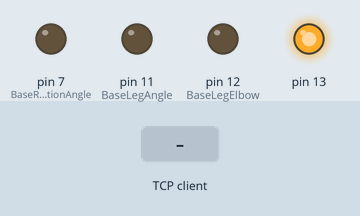
Bench run of a program on a simulated Raspberry Pi (header pin numbers). Shown: output pins drawn as LEDs (lit = HIGH). The test bench sets the inputs (shaded band). One TCP client connects 1 s after the port opens and stays connected; what the program prints to the terminal is not drawn.

Above: at 0.1 s.
At 4.4 s:
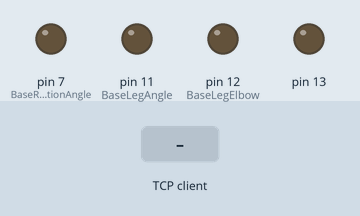
4.5 s: the TCP client sends "1"
Timing chart, 0 to 7.5 s (numbered marks = the images above; inputs shaded):
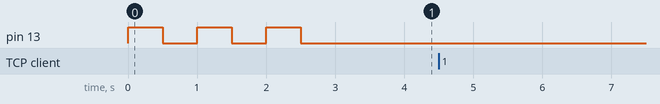

The program:

Source_Code.py
```python
#!/usr/bin/env python
# coding: utf-8

# In[ ]:


#importing all needed Lib
import socket, time, json
import RPi.GPIO as GPIO

# Map function
def map (angle) :
  return ((angle - 0) * (12 - 2) / (180 - 0) + 2)

# setting up HW
GPIO.setwarnings(False)

GPIO.setmode(GPIO.BOARD)

GPIO.setup(7,GPIO.OUT)
GPIO.setup(11,GPIO.OUT)
GPIO.setup(12,GPIO.OUT)
GPIO.setup(13,GPIO.OUT)

BaseRotationAngle = GPIO.PWM(7,50)
BaseLegAngle = GPIO.PWM(11,50)
BaseLegElbow = GPIO.PWM(12,50)

BaseRotationAngle.start(2)
BaseLegAngle.start(7)
BaseLegElbow.start(2)

BaseRotationAngle.ChangeDutyCycle(0)
BaseLegAngle.ChangeDutyCycle(0)
BaseLegElbow.ChangeDutyCycle(0)
i=3
while i > 0 :
    GPIO.output(13,True)
    time.sleep(0.5)
    GPIO.output(13,False)
    time.sleep(0.5)
    i = i-1;


PERIOD = 0.2
PORT = 8888
SERVER = ""
MAX_QUEUE = 50
MAX_MSG_SIZE = 1024


#create a socket as Server
sock = socket.socket(socket.AF_INET, socket.SOCK_STREAM)

#Bind the socket to range 8888 and accept any request from any client in the LAN
sock.bind((SERVER,PORT))

sock.listen(MAX_QUEUE)
#sleep thread
time.sleep(PERIOD)

while True:
    try:
        #accept the connection
        connection , addressIP = sock.accept()
        #Recisved data and saved to RecievedData and the maximun number of bytes is 1024
        recievedData = connection.recv(MAX_MSG_SIZE)

        #decoding data
        decodedData  = recievedData.decode("UTF-8")

        #get the original data from the JSON msg
        pureData = json.loads(decodedData)

        if pureData['Base_Leg_Angle'] == 0 :
            pureData['Base_Leg_Angle'] = 90
        print(pureData)
        BaseRotationAngle.ChangeDutyCycle(map(pureData['Base_Rotation_Angle']))

        BaseLegAngle.ChangeDutyCycle(map(pureData['Base_Leg_Angle']))

        BaseLegElbow.ChangeDutyCycle(map(pureData['Elbow_Angle']))

        if pureData['Terminal_Mode'] == 0:
            GPIO.output(13,False)
        elif pureData['Terminal_Mode'] == 1:
            GPIO.output(13,True)
        time.sleep(0.1)

        BaseRotationAngle.ChangeDutyCycle(0)
        BaseLegAngle.ChangeDutyCycle(0)
        BaseLegElbow.ChangeDutyCycle(0)
        #Acknolage msg
        connection.sendall(b"Sent Succesfully...")

    except Exception as ex:
        print(ex)
        if (not connection or not recievedData):
            break
sock.close()
```

Measured:
- after the input at 4.5 s, every drawn part: stays the same
